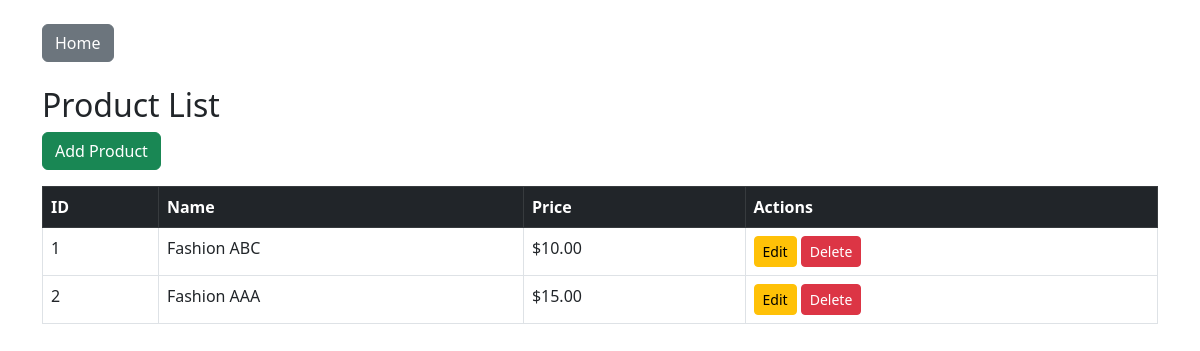
The app's page /product/index.php with its own data.
### tables this page shows
CREATE TABLE `product` (
  `product_id` int NOT NULL,
  `name` varchar(255) DEFAULT NULL,
  `price` decimal(10,2) DEFAULT NULL
);

### product/index.php (the view)
<?php include '../db.php'; include '../shared/header.php'; ?>
<h2>Product List</h2>
<a href="create.php" class="btn btn-success mb-3">Add Product</a>
<table class="table table-bordered">
    <thead class="table-dark">
        <tr>
            <th>ID</th><th>Name</th><th>Price</th><th>Actions</th>
        </tr>
    </thead>
    <tbody>
        <?php
        $result = $conn->query("SELECT * FROM product");
        while ($row = $result->fetch_assoc()) {
            echo "<tr>
                <td>{$row['product_id']}</td>
                <td>{$row['name']}</td>
                <td>\${$row['price']}</td>
                <td>
                    <a href='edit.php?id={$row['product_id']}' class='btn btn-sm btn-warning'>Edit</a>
                    <a href='delete.php?id={$row['product_id']}' class='btn btn-sm btn-danger' onclick='return confirm(\"Are you sure?\")'>Delete</a>
                </td>
            </tr>";
        }
        ?>
    </tbody>
</table>
<?php include '../shared/footer.php'; ?>

### records on screen
product: product_id "1", name "Fashion ABC", price "10.00"
product: product_id "2", name "Fashion AAA", price "15.00"
